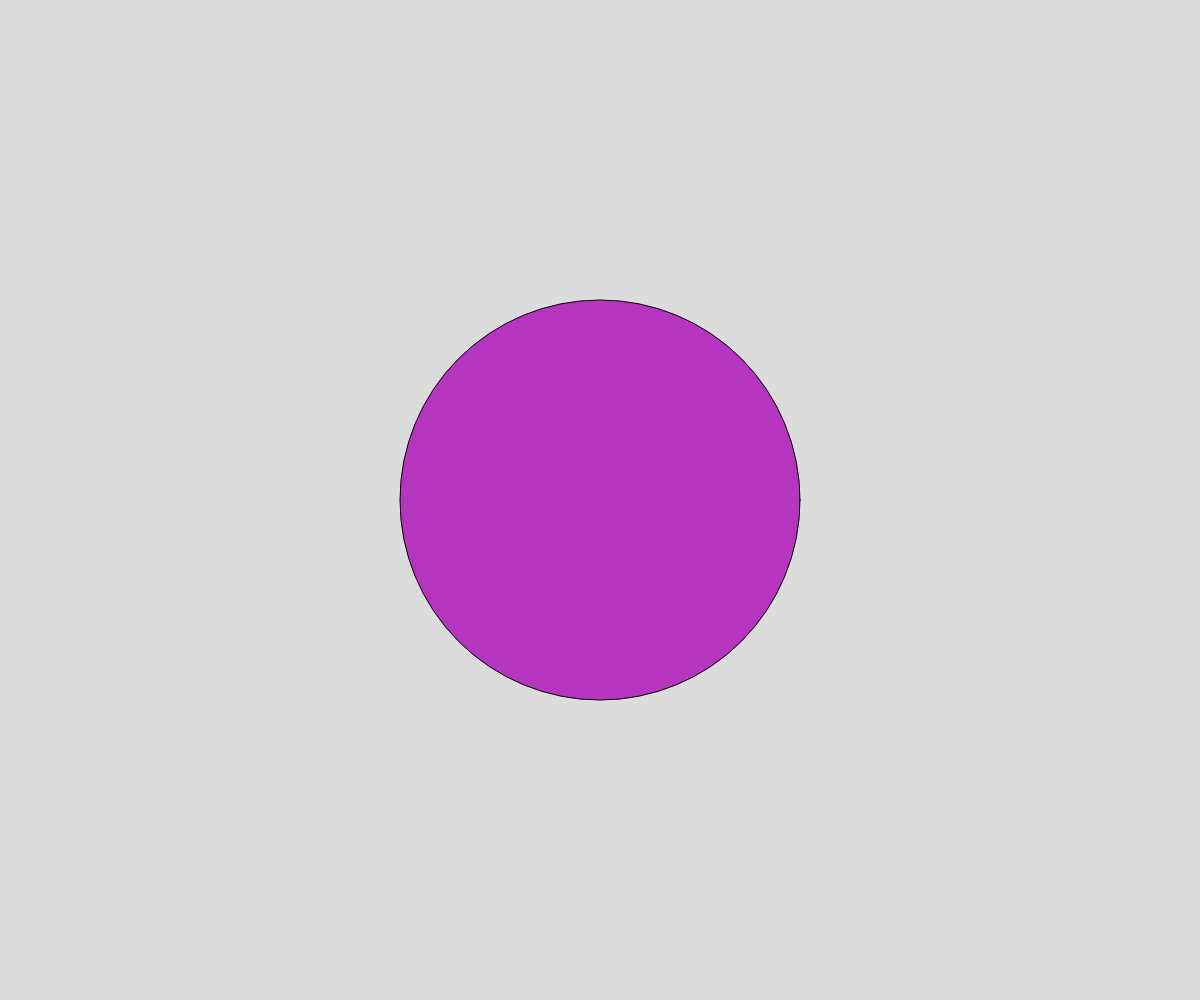
Frame 1 (no input)
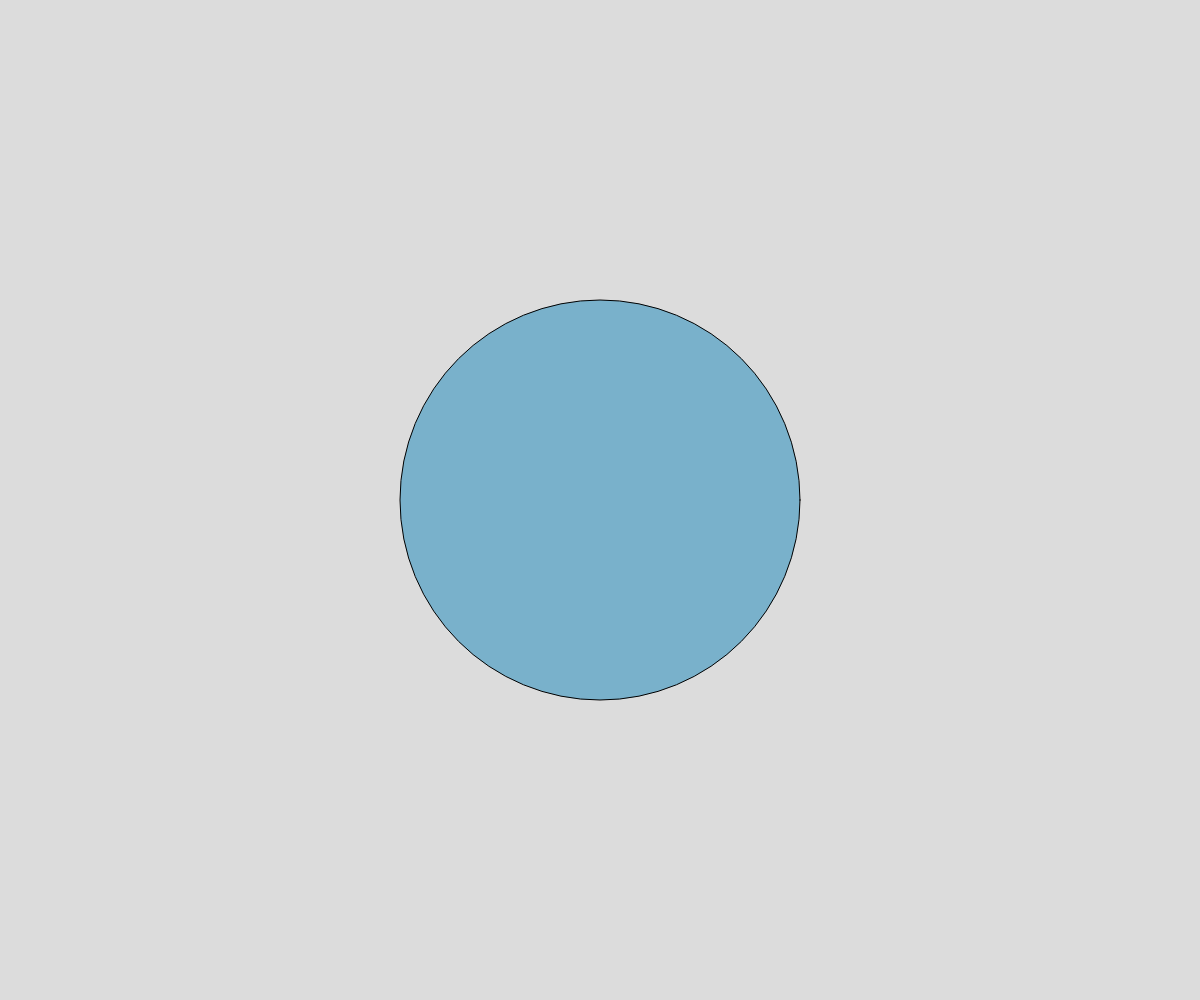
Frame 60 (no input)
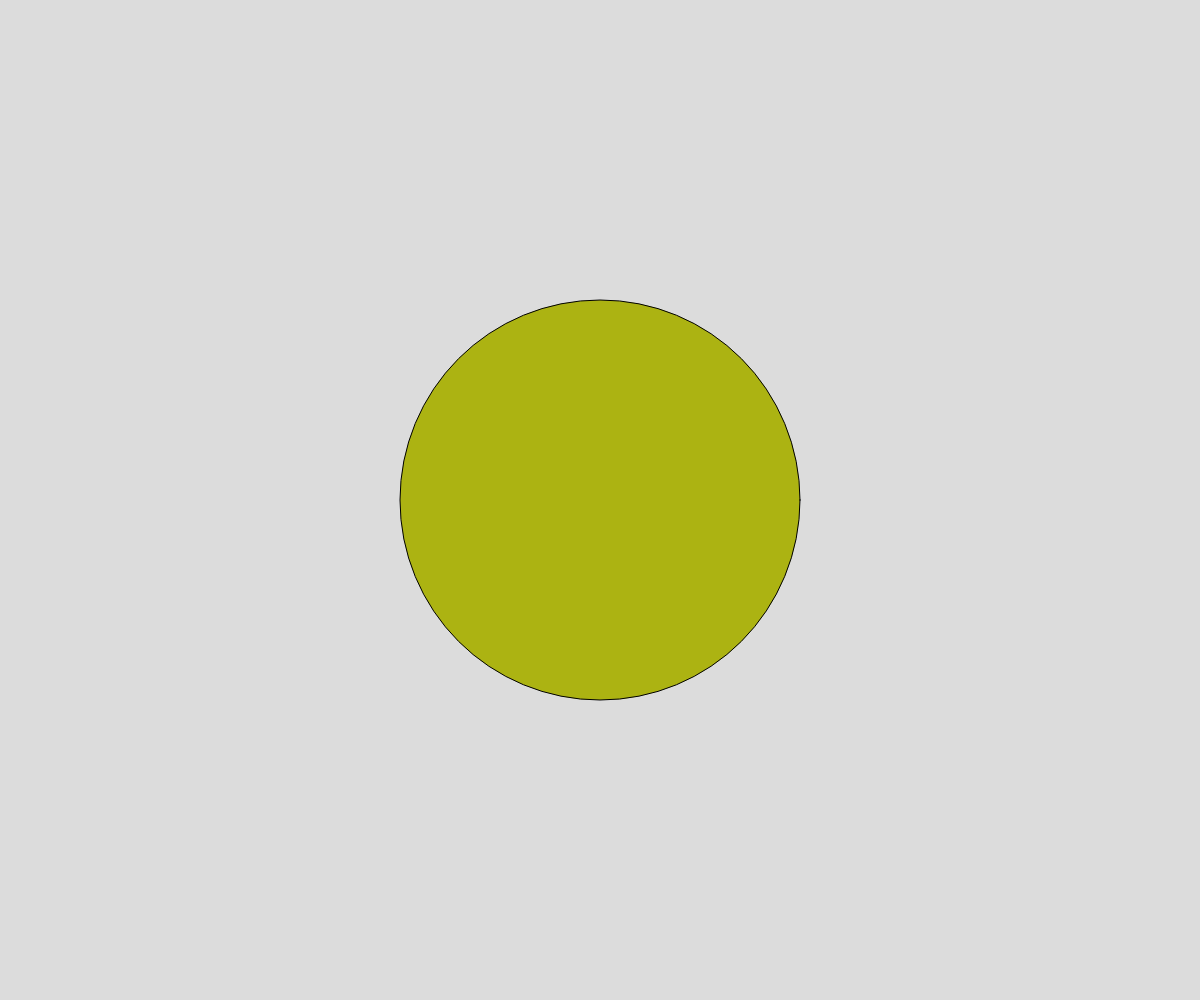
Frame 120 (the mouse pressed at the canvas centre since frame 60)

The p5.js sketch that drew these frames (run headless with seeded random() and noise() and a simulated clock; from frame 60 on, the mouse is pressed at the canvas centre):

// p5.js sketch
// ── sketch.js
// Set Interval Demo
// window.set interval example
// Change the colour of a circle every half second

let theColour;

async function setup() {
  createCanvas(windowWidth, windowHeight);
  changeColour();

  // Call the changeColour function every half second
  window.setInterval(changeColour, 500);
}

function draw() {
  background(220);

  fill(theColour);
  circle(width / 2, height / 2, 400);
}

function  changeColour() {
  theColour = color(random(255), random(255), random(255));
}
